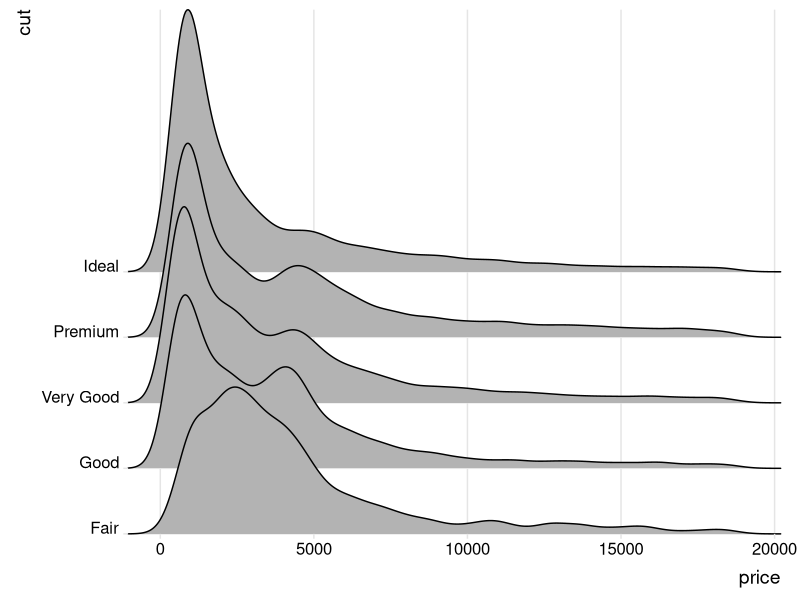

This figure's R source:
library(ggplot2)
library(ggridges)

ggplot(diamonds, aes(x = price, y = cut)) +
  geom_density_ridges(scale = 4) + 
  scale_y_discrete(expand = c(0, 0)) +     # will generally have to set the `expand` option
  scale_x_continuous(expand = c(0, 0)) +   # for both axes to remove unneeded padding
  coord_cartesian(clip = "off") + # to avoid clipping of the very top of the top ridgeline
  theme_ridges()
#> Picking joint bandwidth of 458
